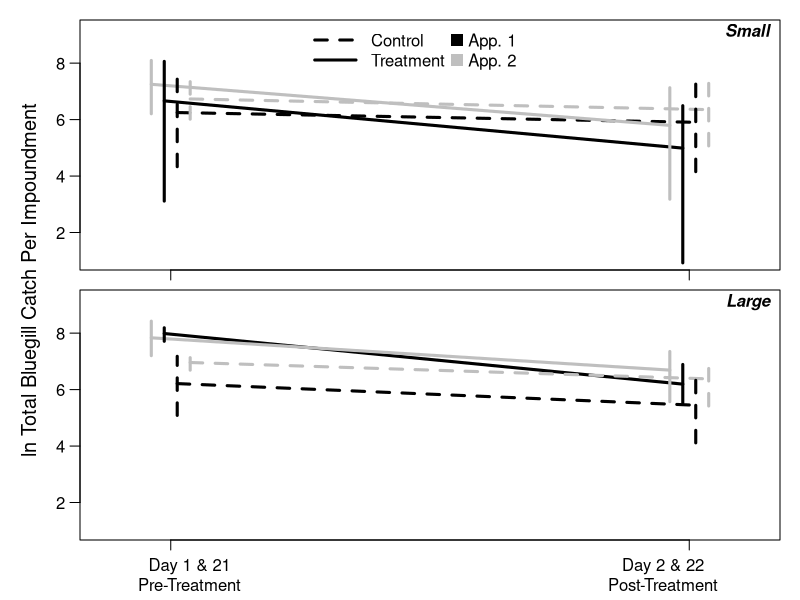

This figure's R source:


dat = read.csv("data/blue_seine.csv", stringsAsFactors = F)

datsub = dat[dat$period %in% c("before", "after") & dat$event %in% c(1,2),]
unique(datsub$event)
unique(datsub$period)

df = aggregate(datsub['count'], list(lake = datsub$lake, period = datsub$period, 
                                     type = datsub$type, event = datsub$event, 
                                     year = datsub$year, size = datsub$size_class,
                                     tt = datsub$times_treat), sum)
df$count = log(df$count + 1)
df$period = as.factor(df$period); df$period = relevel(df$period, ref = "before")
sml_mean = with(subset(df, size == "small"), tapply(count, list(event, period, type), mean))
sml_lwr = with(subset(df, size == "small"), tapply(count, list(event, period, type), function(x) quantile(x, 0.025)))
sml_upr = with(subset(df, size == "small"), tapply(count, list(event, period, type), function(x) quantile(x, 0.975)))
big_mean = with(subset(df, size == "big"), tapply(count, list(event, period, type), mean))
big_lwr = with(subset(df, size == "big"), tapply(count, list(event, period, type), function(x) quantile(x, 0.025)))
big_upr = with(subset(df, size == "big"), tapply(count, list(event, period, type), function(x) quantile(x, 0.975)))

ppi = 600
x = c(0.9,2.1)
xc = x + 0.015
xt = x - 0.015
xc2 = x + 0.045
xt2 = x - 0.045
png("writing/figures/manuscript/age0/blue_day1_day2_log.png", h = 7 * ppi, w = 4 * ppi, res = ppi)
par(mfrow = c(2,1), mar = c(0.5,1,0.5,1), oma = c(2.5,3,0.5,0), cex.axis = 1, cex.lab = 1.2, mgp = c(1,0.75,0))
plot(x = 1, y = 1, type = "n", xlab = "", ylab = "", xlim = c(0.75,2.25), ylim = range(seq(1,8,1)) * c(1,1.15),las = 1, xaxt = "n")     # change ylim for log()
usr = par("usr"); xdiff = usr[2] - usr[1]; ydiff = usr[4] - usr[3]
points(sml_mean[1,,"control"] ~ xc, type = "l", pch = 16, lwd = 3, cex = 1.2, lty = 2)
points(sml_mean[1,,"treat"] ~ xt, type = "l", pch = 16, lwd = 3, cex = 1.2)
points(sml_mean[2,,"control"] ~ xc2, type = "l", pch = 16, lwd = 3, cex = 1.2, lty = 2, col = "grey75")
points(sml_mean[2,,"treat"] ~ xt2, type = "l", pch = 16, lwd = 3, cex = 1.2, col = "grey75")
arrows(xc, sml_lwr[1,,"control"], xc, sml_upr[1,,"control"], length = 0, lwd = 3, lty = 2)
arrows(xt, sml_lwr[1,,"treat"], xt, sml_upr[1,,"treat"], length = 0, lwd = 3)
arrows(xc2, sml_lwr[2,,"control"], xc2, sml_upr[2,,"control"], length = 0, lwd = 3, lty = 2, col = "grey75")
arrows(xt2, sml_lwr[2,,"treat"], xt2, sml_upr[2,,"treat"], length = 0, lwd = 3, col = "grey75")
axis(side = 1, at = x, labels = rep("", 2))
legend("top", legend = c("Control", "Treatment", "App. 1", "App. 2"), ncol = 2, pch = c(NA, NA, 15, 15), seg.len = c(2.75,2.75,1,1),
       col = c(rep("black", 3), "grey75"), bty = "n", pt.cex = 1.5, lty = c(2,1,NA,NA), lwd = c(3,3,NA,NA), x.intersp = c(1,1,0.25,0.25))
text(x = usr[2] - xdiff * 0, y = usr[4] - ydiff * 0.05, pos = 2, "Small", font = 4)

plot(x = 1, y = 1, type = "n", xlab = "", ylab = "", xlim = c(0.75,2.25), ylim = range(seq(1,8,1)) * c(1,1.15),las = 1, xaxt = "n")     # change ylim for log()
usr = par("usr"); xdiff = usr[2] - usr[1]; ydiff = usr[4] - usr[3]
points(big_mean[1,,"control"] ~ xc, type = "l", pch = 16, lwd = 3, cex = 1.2, lty = 2)
points(big_mean[1,,"treat"] ~ xt, type = "l", pch = 16, lwd = 3, cex = 1.2)
points(big_mean[2,,"control"] ~ xc2, type = "l", pch = 16, lwd = 3, cex = 1.2, lty = 2, col = "grey75")
points(big_mean[2,,"treat"] ~ xt2, type = "l", pch = 16, lwd = 3, cex = 1.2, col = "grey75")
arrows(xc, big_lwr[1,,"control"], xc, big_upr[1,,"control"], length = 0, lwd = 3, lty = 2)
arrows(xt, big_lwr[1,,"treat"], xt, big_upr[1,,"treat"], length = 0, lwd = 3)
arrows(xc2, big_lwr[2,,"control"], xc2, big_upr[2,,"control"], length = 0, lwd = 3, lty = 2, col = "grey75")
arrows(xt2, big_lwr[2,,"treat"], xt2, big_upr[2,,"treat"], length = 0, lwd = 3, col = "grey75")
axis(side = 1, at = x, labels = rep("", 2))
text(x = usr[2] - xdiff * 0, y = usr[4] - ydiff * 0.05, pos = 2, "Large", font = 4)
mtext(side = 2, outer = T, "ln Total Bluegill Catch Per Impoundment", line = 1, cex = 1.2)                                                   
mtext(side = 1, at = c(0.175,0.815), line = 1.25, outer = T, text = c("Day 1 & 21\nPre-Treatment", "Day 2 & 22\nPost-Treatment"), xpd = T, cex = 1)
dev.off()
